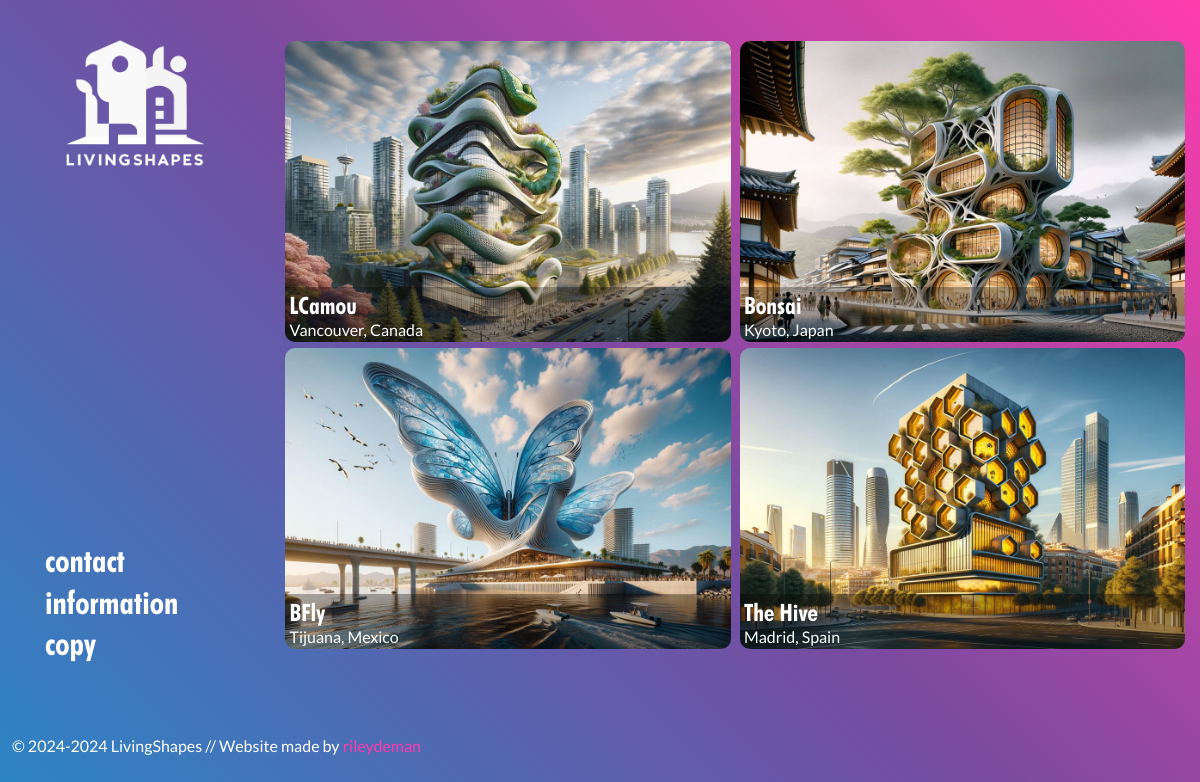
The page / on the database its author committed.
### tables this page shows
CREATE TABLE `projects` (
  `id` int(11) NOT NULL,
  `title` varchar(100) NOT NULL,
  `city_location` varchar(100) NOT NULL,
  `image_main` text NOT NULL,
  `image_second` text NOT NULL
);

### index.php (called while the page is built)
<?php
$page = "home";
include_once("public/{$page}.php");
?>

### public/home.php (the view, shortened to what this page needs)
<?php
include_once("app/db/db-conn.php");
?>
<!doctype html>
<html lang="en-AU">
<head>
    <link rel="stylesheet" href="<?= BASEURL ?>public/assets/css/style.css?v=<?= time() ?>">
    <link rel="stylesheet" href="<?= BASEURL ?>public/assets/css/header.css?v=<?= time() ?>">
    <link rel="stylesheet" href="<?= BASEURL ?>public/assets/css/home.css?v=<?= time() ?>">
</head>
<body>
<header>
    <?php include_once("public/core/header.php"); ?>
</header>
<main>
    <div id="projects-repeater">
        <?php
        $orderTypes = ["title ASC", "title DESC", "id ASC", "id DESC"];
        $order = $orderTypes[array_rand($orderTypes, 1)];
        $sqliQuery = "SELECT title, city_location, image_main, image_second FROM projects ORDER BY {$order}";
        $projects = $db_conn->prepare($sqliQuery);
        $projects->bind_result($title, $city_location, $image_main, $image_second);
        $projects->execute();
        while ($projects->fetch()) { ?>
        <article class="pRepItem">
            <div class="pRepItemBackground">
                <figure>
                    <img src="<?= BASEURL_CDN ?>img/<?= $image_main ?>" alt="">
                </figure>
            </div>
            <figcaption class="figcaption">
                <p class="title"><?= $title ?></p>
                <p class="location"><?= $city_location ?></p>
            </figcaption>
        </article>
        <?php } ?>
    </div>
</main>
<footer>
    <?php include_once("public/core/footer.php"); ?>
</footer>
</body>
</html>

### public/core/header.php
<a href="<?= BASEURL ?>" id="headerLogo">
    <img src="<?= BASEURL_CDN ?>img/logo-livingshapes.png" alt="">
</a>
<div id="menu">
    <a href="/" class="menuItem">
        <p>contact</p>
    </a>
    <a href="/" class="menuItem">
        <p>information</p>
    </a>
    <a href="/" class="menuItem">
        <p>copy</p>
    </a>
</div>

### public/core/footer.php (shortened to what this page needs)
<p>&copy; 2024-<?= DATE("Y") ?> LivingShapes // Website made by <a href="https://www.rileydeman.com/">rileydeman</a></p>

### public/assets/css/style.css (style rules this page uses)
* { box-sizing: border-box; padding: 0; margin: 0; }
p { color: #FFFFFF; font-family: lato; }
a { color: #FF3CAC; text-decoration: none; }

### rows shown on the page
projects: image_main (picture), title "LCamou", city_location "Vancouver, Canada"
projects: image_main (picture), title "Bonsai", city_location "Kyoto, Japan"
projects: image_main (picture), title "BFly", city_location "Tijuana, Mexico"
projects: image_main (picture), title "The Hive", city_location "Madrid, Spain"

### other values the page prints
DATE("Y") "2024"
